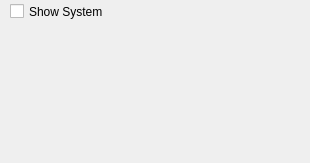
<?xml version="1.0" encoding="UTF-8"?>
<ui version="4.0">
 <class>Dialog</class>
 <widget class="QDialog" name="Dialog">
  <property name="geometry">
   <rect>
    <x>0</x>
    <y>0</y>
    <width>310</width>
    <height>163</height>
   </rect>
  </property>
  <property name="windowTitle">
   <string>Dialog</string>
  </property>
  <widget class="QCheckBox" name="checkBox">
   <property name="geometry">
    <rect>
     <x>10</x>
     <y>0</y>
     <width>101</width>
     <height>23</height>
    </rect>
   </property>
   <property name="text">
    <string>Show System</string>
   </property>
  </widget>
 </widget>
 <resources/>
 <connections/>
</ui>
